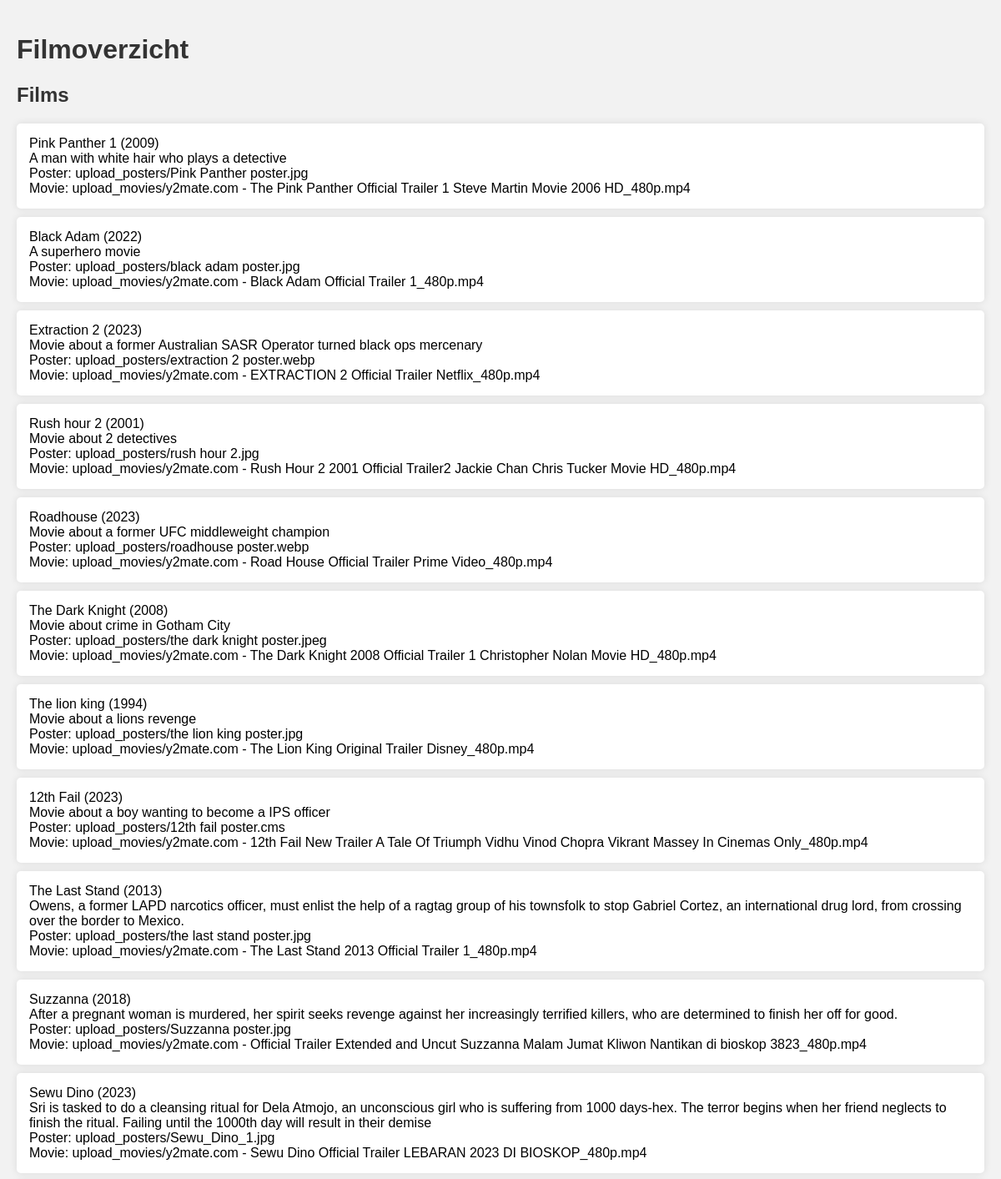
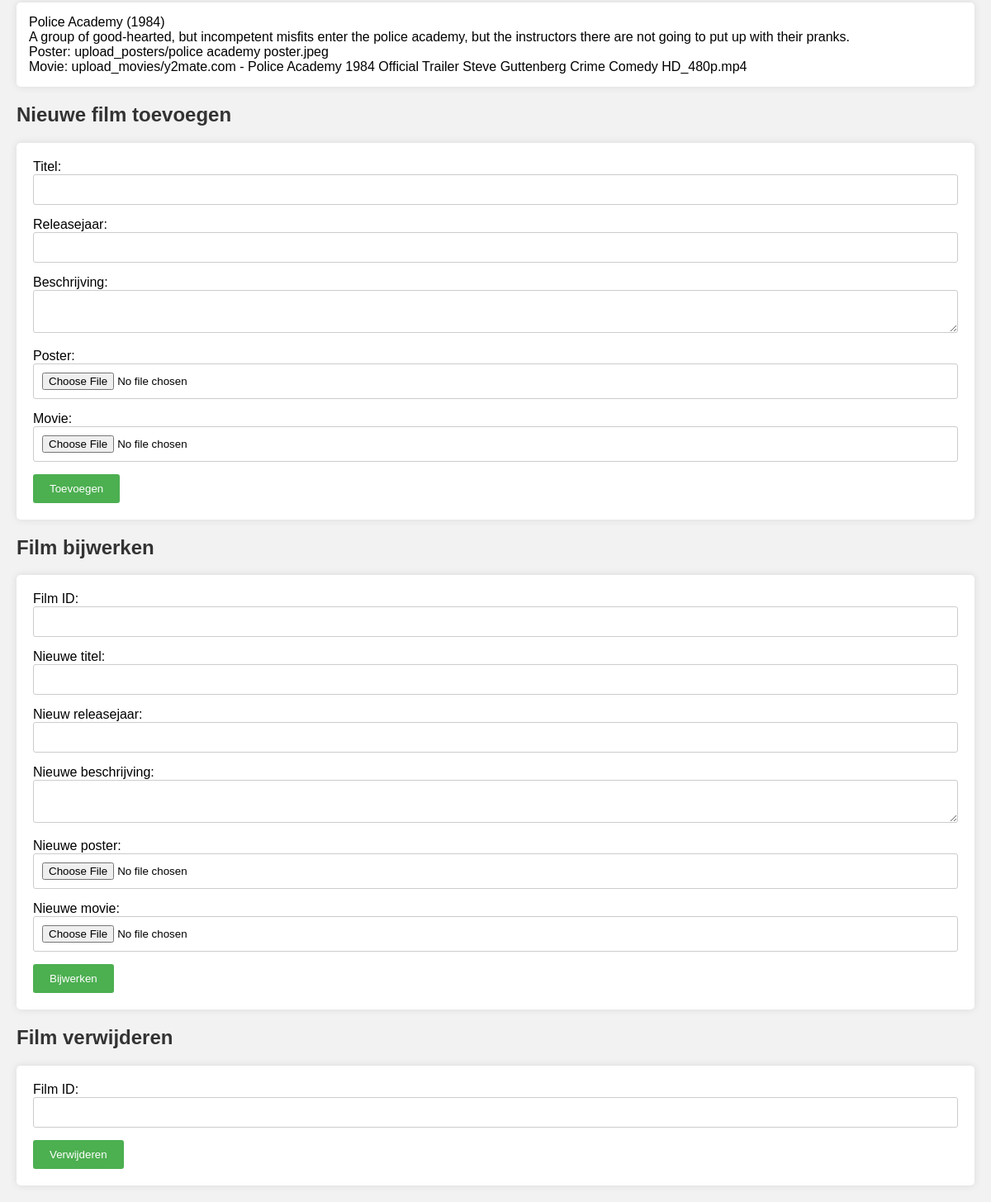
Screenshot of /adm.php with the database file from the repository (2 pictures, top to bottom).
### tables this page shows
CREATE TABLE `movies` (
  `FilmID` bigint(20) UNSIGNED NOT NULL,
  `Title` varchar(255) NOT NULL,
  `GenreID` bigint(20) NOT NULL,
  `ReleaseYear` int(11) NOT NULL,
  `Description` longtext NOT NULL,
  `PosterURL` varchar(255) NOT NULL,
  `Rating` decimal(8,2) NOT NULL,
  `MoviePath` text NOT NULL
);

### adm.php (the view, shortened to what this page needs)
<?php
include 'dbconn.php';
?>
<!DOCTYPE html>
<html>
<head>
    <link rel="stylesheet" href="adm.css">
</head>
<body>
    <h1>Filmoverzicht</h1>
    <h2>Films</h2>
    <?php
    $sql = "SELECT FilmID, Title, ReleaseYear, Description, PosterURL, MoviePath
            FROM Movies";
    $result = mysqli_query($conn, $sql);
    if (mysqli_num_rows($result) > 0) {
        echo "<ul>";
        while($row = mysqli_fetch_assoc($result)) {
            echo "<li>" . $row["Title"]. " (" . $row["ReleaseYear"]. ")<br>" . $row["Description"] . "<br>Poster: " . $row["PosterURL"] . "<br>Movie: " . $row["MoviePath"] . "</li>";
        }
        echo "</ul>";
    } else {
        echo "Geen films gevonden.";
    }
    ?>
    <h2>Nieuwe film toevoegen</h2>
    <form method="post" action="<?php echo htmlspecialchars($_SERVER["PHP_SELF"]);?>" enctype="multipart/form-data">
        Titel: <input type="text" name="title" required><br>
        Releasejaar: <input type="number" name="releaseYear" required><br>
        Beschrijving: <textarea name="description" required></textarea><br>
        Poster: <input type="file" name="posterFile" required><br>
        Movie: <input type="file" name="movieFile" required><br>
        <input type="submit" name="create" value="Toevoegen">
    </form>
    <h2>Film bijwerken</h2>
    <form method="post" action="<?php echo htmlspecialchars($_SERVER["PHP_SELF"]);?>" enctype="multipart/form-data">
        Film ID: <input type="number" name="filmId" required><br>
        Nieuwe titel: <input type="text" name="newTitle" required><br>
        Nieuw releasejaar: <input type="number" name="newReleaseYear"><br>
        Nieuwe beschrijving: <textarea name="newDescription"></textarea><br>
        Nieuwe poster: <input type="file" name="newPosterFile"><br>
        Nieuwe movie: <input type="file" name="newMovieFile"><br>
        <input type="submit" name="update" value="Bijwerken">
    </form>
    <h2>Film verwijderen</h2>
    <form method="post" action="<?php echo htmlspecialchars($_SERVER["PHP_SELF"]);?>">
        Film ID: <input type="number" name="deleteId" required><br>
        <input type="submit" name="delete" value="Verwijderen">
    </form>
</body>
</html>

### adm.css (style rules this page uses)
body { font-family: Arial, sans-serif; margin: 0; padding: 20px; background-color: #f2f2f2; }
h1, h2 { color: #333; }
form { background-color: #fff; padding: 20px; border-radius: 5px; box-shadow: 0 0 10px rgba(0, 0, 0, 0.1); }
input[type="text"], input[type="number"], textarea, input[type="file"] { width: 100%; padding: 10px; margin-bottom: 15px; border: 1px solid #ccc; border-radius: 3px; box-sizing: border-box; }
input[type="submit"] { background-color: #4CAF50; color: white; padding: 10px 20px; border: none; border-radius: 3px; cursor: pointer; }
ul { list-style-type: none; padding: 0; }
li { background-color: #fff; padding: 15px; margin-bottom: 10px; border-radius: 5px; box-shadow: 0 0 10px rgba(0, 0, 0, 0.1); }

### rows the page displays
movies: Title "Pink Panther 1", ReleaseYear "2009", Description "A man with white hair who plays a detective", PosterURL "upload_posters/Pink Panther poster.jpg", MoviePath "upload_movies/y2mate.com - The Pink Panther Official Trailer 1 Steve Martin Movie 2006 HD_480p.mp4"
movies: Title "Black Adam", ReleaseYear "2022", Description "A superhero movie", PosterURL "upload_posters/black adam poster.jpg", MoviePath "upload_movies/y2mate.com - Black Adam Official Trailer 1_480p.mp4"
movies: Title "Extraction 2", ReleaseYear "2023", Description "Movie about a former Australian SASR Operator turned black ops mercenary", PosterURL "upload_posters/extraction 2 poster.webp", MoviePath "upload_movies/y2mate.com - EXTRACTION 2 Official Trailer Netflix_480p.mp4"
movies: Title "Rush hour 2", ReleaseYear "2001", Description "Movie about 2 detectives", PosterURL "upload_posters/rush hour 2.jpg", MoviePath "upload_movies/y2mate.com - Rush Hour 2 2001 Official Trailer2 Jackie Chan Chris Tucker Movie HD_480p.mp4"
movies: Title "Roadhouse", ReleaseYear "2023", Description "Movie about a former UFC middleweight champion", PosterURL "upload_posters/roadhouse poster.webp", MoviePath "upload_movies/y2mate.com - Road House Official Trailer Prime Video_480p.mp4"
movies: Title "The Dark Knight", ReleaseYear "2008", Description "Movie about crime in Gotham City", PosterURL "upload_posters/the dark knight poster.jpeg", MoviePath "upload_movies/y2mate.com - The Dark Knight 2008 Official Trailer 1 Christopher Nolan Movie HD_480p.mp4"
movies: Title "The lion king", ReleaseYear "1994", Description "Movie about a lions revenge", PosterURL "upload_posters/the lion king poster.jpg", MoviePath "upload_movies/y2mate.com - The Lion King Original Trailer Disney_480p.mp4"
movies: Title "12th Fail", ReleaseYear "2023", Description "Movie about a boy wanting to become a IPS officer", PosterURL "upload_posters/12th fail poster.cms", MoviePath "upload_movies/y2mate.com - 12th Fail New Trailer A Tale Of Triumph Vidhu Vinod Chopra Vikrant Massey In Cinemas Only_480p.mp4"
movies: Title "The Last Stand", ReleaseYear "2013", Description "Owens, a former LAPD narcotics officer, must enlist the help of a ragtag group of his townsfolk to stop Gabriel Cortez, an international drug lord, from crossing over the border to Mexico.", PosterURL "upload_posters/the last stand poster.jpg", MoviePath "upload_movies/y2mate.com - The Last Stand 2013 Official Trailer 1_480p.mp4"
movies: Title "Suzzanna", ReleaseYear "2018", Description "After a pregnant woman is murdered, her spirit seeks revenge against her increasingly terrified killers, who are determined to finish her off for good.", PosterURL "upload_posters/Suzzanna poster.jpg", MoviePath "upload_movies/y2mate.com - Official Trailer Extended and Uncut Suzzanna Malam Jumat Kliwon Nantikan di bioskop 3823_480p.mp4"
movies: Title "Sewu Dino", ReleaseYear "2023", Description "Sri is tasked to do a cleansing ritual for Dela Atmojo, an unconscious girl who is suffering from 1000 days-hex. The terror begins when her friend neglects to finish the ritual. Failing until the 1000th day will result in their demise", PosterURL "upload_posters/Sewu_Dino_1.jpg", MoviePath "upload_movies/y2mate.com - Sewu Dino Official Trailer LEBARAN 2023 DI BIOSKOP_480p.mp4"
movies: Title "Police Academy", ReleaseYear "1984", Description "A group of good-hearted, but incompetent misfits enter the police academy, but the instructors there are not going to put up with their pranks.", PosterURL "upload_posters/police academy poster.jpeg", MoviePath "upload_movies/y2mate.com - Police Academy 1984 Official Trailer Steve Guttenberg Crime Comedy HD_480p.mp4"
